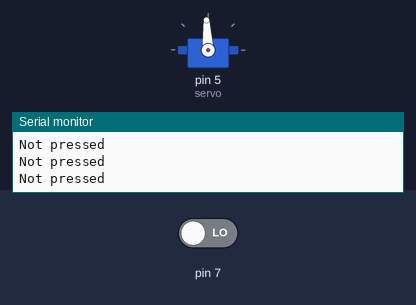
The sketch below on a simulated Arduino Uno, built with avr-gcc and run on an emulated ATmega328P. Shown: servo, the last lines printed to the serial monitor. The test bench sets the inputs (shaded band); at power-on: pin 7 LOW.

Above: at 1.2 s.
1.3 s: pin 7 driven HIGH
At 2.5 s:
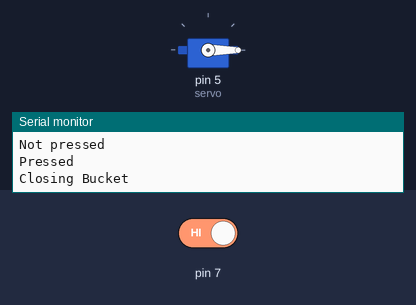
2.8 s: pin 7 driven LOW
At 3.9 s:
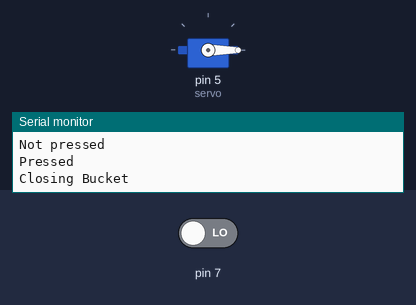
5.8 s: pin 7 driven HIGH
At 7.3 s:
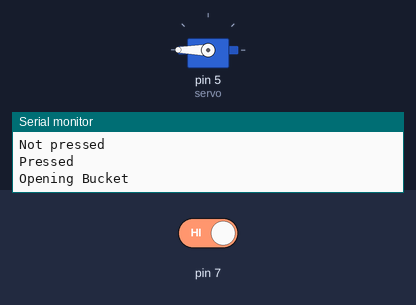
Timing chart, 0 to 13.3 s (numbered marks = the images above; inputs shaded):
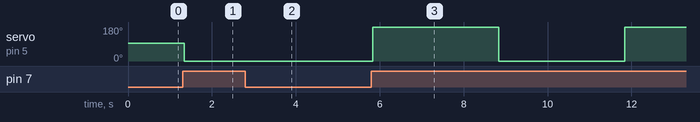

The sketch:

actuate_bucket.ino
```cpp
#include <Servo.h>
Servo servo;
const int angle = 180;
bool wasPressed = false;
bool isClosed = false;

void close_bucket()
{
  Serial.println("Closing Bucket");
  servo.writeMicroseconds(500);
  delay(3000);
}

void open_bucket()
{
   Serial.println("Opening Bucket");
   servo.writeMicroseconds(2500);
   delay(3000);

}

void setup() {
  pinMode(7, INPUT);
  Serial.begin(9600);
  servo.attach(5);
  servo.writeMicroseconds(1500);

}


void loop()
{
  if (digitalRead(7) == HIGH)
  {
    Serial.println("Pressed");
      if (isClosed){
        open_bucket();
        isClosed = false;
      }
      else{
        close_bucket();
        isClosed = true;
      }

    wasPressed = true;

  }

  else{
    Serial.println("Not pressed");
    wasPressed = false;

  }

}
```

Measured:
- after the input at 1.3 s, servo on pin 5 (servo): 93° → 0° at once
- after the input at 2.8 s, servo on pin 5 (servo): stays 0° (without the input it goes to 180° after 1.5 s)
- after the input at 5.8 s, servo on pin 5 (servo): 0° → 180° at once, → 0° 3.0 s later, → 180° 3.0 s later
